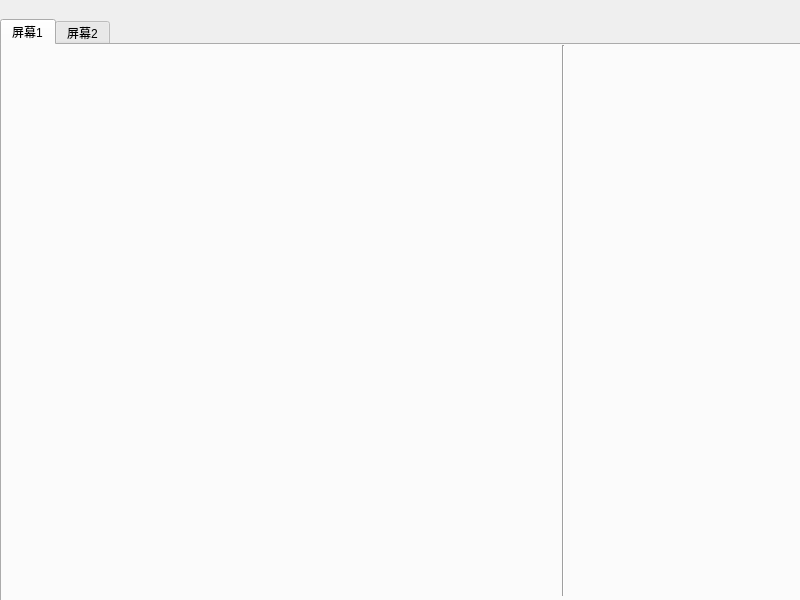
<?xml version="1.0" encoding="UTF-8"?>
<ui version="4.0">
 <class>MainWindow</class>
 <widget class="QMainWindow" name="MainWindow">
  <property name="geometry">
   <rect>
    <x>0</x>
    <y>0</y>
    <width>800</width>
    <height>600</height>
   </rect>
  </property>
  <property name="windowTitle">
   <string>MainWindow</string>
  </property>
  <property name="styleSheet">
   <string notr="true">background-image: url(:/bg/bg2.png);</string>
  </property>
  <widget class="QWidget" name="centralwidget">
   <property name="layoutDirection">
    <enum>Qt::LeftToRight</enum>
   </property>
   <property name="styleSheet">
    <string notr="true"/>
   </property>
   <widget class="QTabWidget" name="tabWidget">
    <property name="geometry">
     <rect>
      <x>0</x>
      <y>19</y>
      <width>803</width>
      <height>584</height>
     </rect>
    </property>
    <property name="styleSheet">
     <string notr="true"/>
    </property>
    <property name="currentIndex">
     <number>0</number>
    </property>
    <widget class="QWidget" name="screen1">
     <property name="layoutDirection">
      <enum>Qt::LeftToRight</enum>
     </property>
     <property name="autoFillBackground">
      <bool>false</bool>
     </property>
     <property name="styleSheet">
      <string notr="true">border-image: url(:/bg/bg.png);</string>
     </property>
     <attribute name="title">
      <string>屏幕1</string>
     </attribute>
     <widget class="QLabel" name="label">
      <property name="geometry">
       <rect>
        <x>20</x>
        <y>20</y>
        <width>160</width>
        <height>90</height>
       </rect>
      </property>
      <property name="styleSheet">
       <string notr="true">border-image: url(:/bg/bg.png);</string>
      </property>
      <property name="text">
       <string/>
      </property>
      <property name="pixmap">
       <pixmap resource="bg.qrc">:/bg/bg.png</pixmap>
      </property>
     </widget>
     <widget class="QLabel" name="label_2">
      <property name="geometry">
       <rect>
        <x>200</x>
        <y>20</y>
        <width>160</width>
        <height>90</height>
       </rect>
      </property>
      <property name="styleSheet">
       <string notr="true">border-image: url(:/bg/bg2.png);</string>
      </property>
      <property name="text">
       <string/>
      </property>
      <property name="pixmap">
       <pixmap resource="bg.qrc">:/bg/bg.png</pixmap>
      </property>
     </widget>
     <widget class="QLabel" name="label_3">
      <property name="geometry">
       <rect>
        <x>380</x>
        <y>20</y>
        <width>160</width>
        <height>90</height>
       </rect>
      </property>
      <property name="styleSheet">
       <string notr="true">border-image: url(:/bg/bg2.png);</string>
      </property>
      <property name="text">
       <string/>
      </property>
      <property name="pixmap">
       <pixmap resource="bg.qrc">:/bg/bg.png</pixmap>
      </property>
     </widget>
     <widget class="QLabel" name="label_7">
      <property name="geometry">
       <rect>
        <x>20</x>
        <y>130</y>
        <width>160</width>
        <height>90</height>
       </rect>
      </property>
      <property name="styleSheet">
       <string notr="true">border-image: url(:/bg/bg2.png);</string>
      </property>
      <property name="text">
       <string/>
      </property>
      <property name="pixmap">
       <pixmap resource="bg.qrc">:/bg/bg.png</pixmap>
      </property>
     </widget>
     <widget class="QLabel" name="label_8">
      <property name="geometry">
       <rect>
        <x>200</x>
        <y>130</y>
        <width>160</width>
        <height>90</height>
       </rect>
      </property>
      <property name="styleSheet">
       <string notr="true">border-image: url(:/bg/bg2.png);</string>
      </property>
      <property name="text">
       <string/>
      </property>
      <property name="pixmap">
       <pixmap resource="bg.qrc">:/bg/bg.png</pixmap>
      </property>
     </widget>
     <widget class="QLabel" name="label_9">
      <property name="geometry">
       <rect>
        <x>380</x>
        <y>130</y>
        <width>160</width>
        <height>90</height>
       </rect>
      </property>
      <property name="styleSheet">
       <string notr="true">border-image: url(:/bg/bg2.png);</string>
      </property>
      <property name="text">
       <string/>
      </property>
      <property name="pixmap">
       <pixmap resource="bg.qrc">:/bg/bg.png</pixmap>
      </property>
     </widget>
     <widget class="QLabel" name="label_10">
      <property name="geometry">
       <rect>
        <x>200</x>
        <y>240</y>
        <width>160</width>
        <height>90</height>
       </rect>
      </property>
      <property name="styleSheet">
       <string notr="true">border-image: url(:/bg/bg2.png);</string>
      </property>
      <property name="text">
       <string/>
      </property>
      <property name="pixmap">
       <pixmap resource="bg.qrc">:/bg/bg.png</pixmap>
      </property>
     </widget>
     <widget class="QLabel" name="label_11">
      <property name="geometry">
       <rect>
        <x>380</x>
        <y>240</y>
        <width>160</width>
        <height>90</height>
       </rect>
      </property>
      <property name="styleSheet">
       <string notr="true">border-image: url(:/bg/bg2.png);</string>
      </property>
      <property name="text">
       <string/>
      </property>
      <property name="pixmap">
       <pixmap resource="bg.qrc">:/bg/bg.png</pixmap>
      </property>
     </widget>
     <widget class="QLabel" name="label_12">
      <property name="geometry">
       <rect>
        <x>20</x>
        <y>240</y>
        <width>160</width>
        <height>90</height>
       </rect>
      </property>
      <property name="styleSheet">
       <string notr="true">border-image: url(:/bg/bg2.png);</string>
      </property>
      <property name="text">
       <string/>
      </property>
      <property name="pixmap">
       <pixmap resource="bg.qrc">:/bg/bg.png</pixmap>
      </property>
     </widget>
     <widget class="QLabel" name="label_13">
      <property name="geometry">
       <rect>
        <x>200</x>
        <y>350</y>
        <width>160</width>
        <height>90</height>
       </rect>
      </property>
      <property name="styleSheet">
       <string notr="true">border-image: url(:/bg/bg2.png);</string>
      </property>
      <property name="text">
       <string/>
      </property>
      <property name="pixmap">
       <pixmap resource="bg.qrc">:/bg/bg.png</pixmap>
      </property>
     </widget>
     <widget class="QLabel" name="label_14">
      <property name="geometry">
       <rect>
        <x>380</x>
        <y>350</y>
        <width>160</width>
        <height>90</height>
       </rect>
      </property>
      <property name="styleSheet">
       <string notr="true">border-image: url(:/bg/bg2.png);</string>
      </property>
      <property name="text">
       <string/>
      </property>
      <property name="pixmap">
       <pixmap resource="bg.qrc">:/bg/bg.png</pixmap>
      </property>
     </widget>
     <widget class="QLabel" name="label_15">
      <property name="geometry">
       <rect>
        <x>20</x>
        <y>350</y>
        <width>160</width>
        <height>90</height>
       </rect>
      </property>
      <property name="styleSheet">
       <string notr="true">border-image: url(:/bg/bg2.png);</string>
      </property>
      <property name="text">
       <string/>
      </property>
      <property name="pixmap">
       <pixmap resource="bg.qrc">:/bg/bg.png</pixmap>
      </property>
     </widget>
     <widget class="QLabel" name="label_16">
      <property name="geometry">
       <rect>
        <x>200</x>
        <y>460</y>
        <width>160</width>
        <height>90</height>
       </rect>
      </property>
      <property name="styleSheet">
       <string notr="true">border-image: url(:/bg/bg2.png);</string>
      </property>
      <property name="text">
       <string/>
      </property>
      <property name="pixmap">
       <pixmap resource="bg.qrc">:/bg/bg.png</pixmap>
      </property>
     </widget>
     <widget class="QLabel" name="label_17">
      <property name="geometry">
       <rect>
        <x>380</x>
        <y>460</y>
        <width>160</width>
        <height>90</height>
       </rect>
      </property>
      <property name="styleSheet">
       <string notr="true">border-image: url(:/bg/bg2.png);</string>
      </property>
      <property name="text">
       <string/>
      </property>
      <property name="pixmap">
       <pixmap resource="bg.qrc">:/bg/bg.png</pixmap>
      </property>
     </widget>
     <widget class="QLabel" name="label_18">
      <property name="geometry">
       <rect>
        <x>20</x>
        <y>460</y>
        <width>160</width>
        <height>90</height>
       </rect>
      </property>
      <property name="styleSheet">
       <string notr="true">border-image: url(:/bg/bg2.png);</string>
      </property>
      <property name="text">
       <string/>
      </property>
      <property name="pixmap">
       <pixmap resource="bg.qrc">:/bg/bg.png</pixmap>
      </property>
     </widget>
     <widget class="Line" name="line">
      <property name="enabled">
       <bool>true</bool>
      </property>
      <property name="geometry">
       <rect>
        <x>560</x>
        <y>0</y>
        <width>2</width>
        <height>551</height>
       </rect>
      </property>
      <property name="styleSheet">
       <string notr="true"> </string>
      </property>
      <property name="orientation">
       <enum>Qt::Vertical</enum>
      </property>
     </widget>
    </widget>
    <widget class="QWidget" name="screen2">
     <attribute name="title">
      <string>屏幕2</string>
     </attribute>
    </widget>
   </widget>
  </widget>
 </widget>
 <resources>
  <include location="bg.qrc"/>
 </resources>
 <connections/>
</ui>
